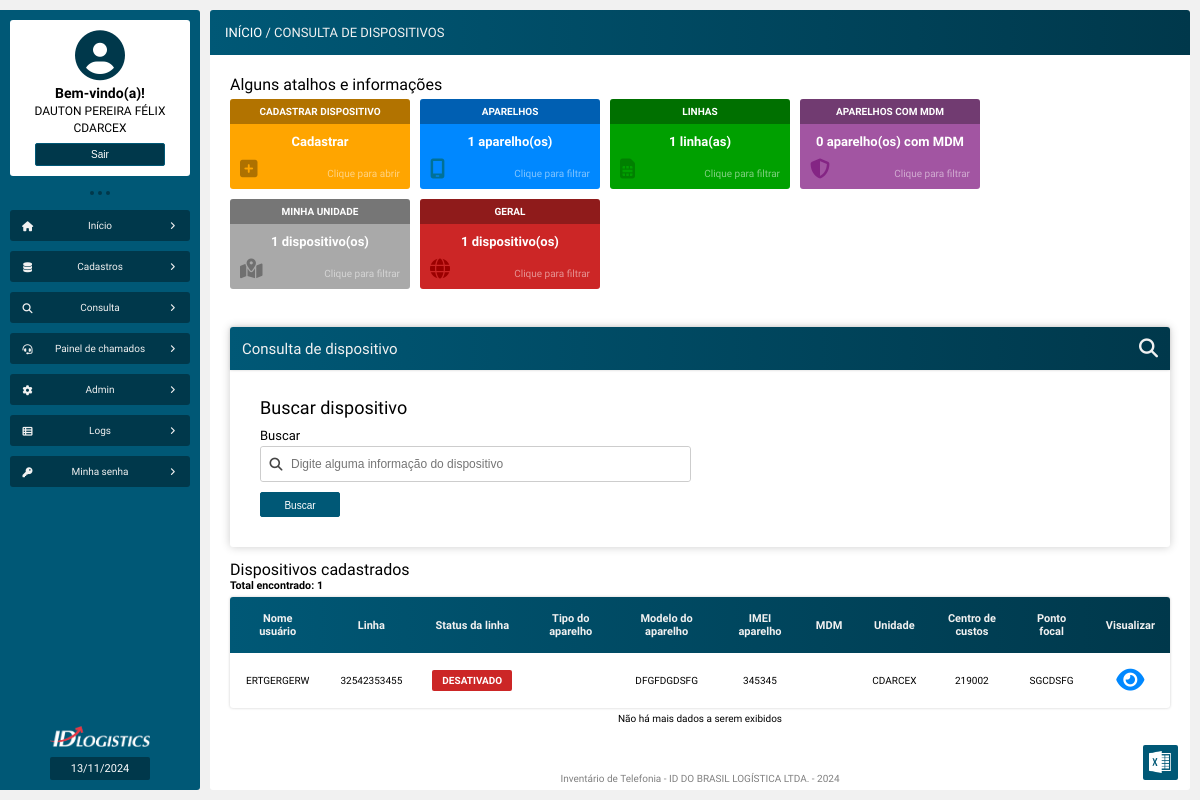
Before: /consulta_dispositivos.php (signed in) with the older database file.
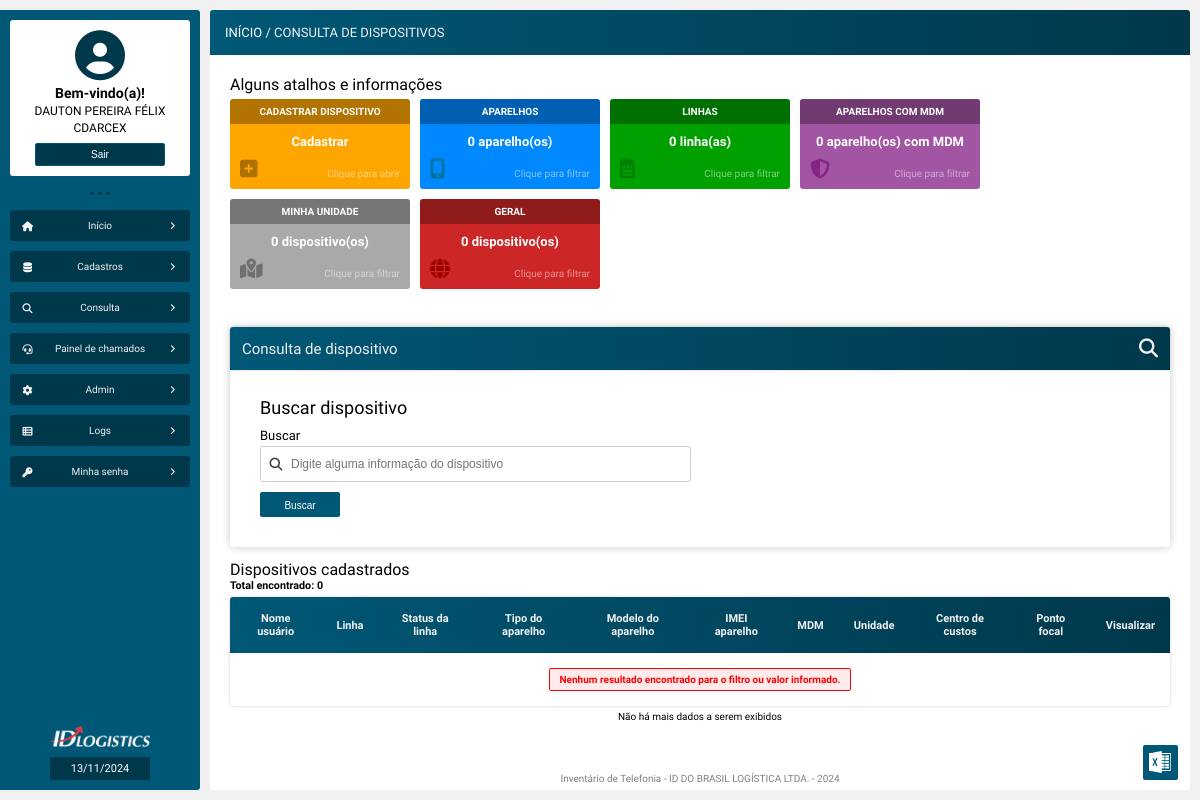
After: the same page with the newer database file.
### tables this page shows
CREATE TABLE `tb_dispositivos` (
  `id` int NOT NULL AUTO_INCREMENT,
  `possui_linha` varchar(45) DEFAULT NULL,
  `linha` varchar(100) DEFAULT NULL,
  `operadora` varchar(100) DEFAULT NULL,
  `servico` varchar(100) DEFAULT NULL,
  `perfil` varchar(100) DEFAULT NULL,
  `status` varchar(100) DEFAULT NULL,
  `data_ativacao` varchar(100) DEFAULT NULL,
  `sim_card` varchar(100) DEFAULT NULL,
  `possui_aparelho` varchar(45) DEFAULT NULL,
  `tipo_aparelho` varchar(45) DEFAULT NULL,
  `marca_aparelho` varchar(100) DEFAULT NULL,
  `modelo_aparelho` varchar(100) DEFAULT NULL,
  `imei_aparelho` varchar(100) DEFAULT NULL,
  `gestao_mdm` varchar(100) DEFAULT NULL,
  `unidade` varchar(100) DEFAULT NULL,
  `centro_custo` varchar(100) DEFAULT NULL,
  `uf` varchar(10) DEFAULT NULL,
  `canal` varchar(100) DEFAULT NULL,
  `ponto_focal` varchar(100) DEFAULT NULL,
  `gestor` varchar(100) DEFAULT NULL,
  `possui_usuario` varchar(45) DEFAULT NULL,
  `nome` varchar(100) DEFAULT NULL,
  `matricula` varchar(100) DEFAULT NULL,
  `email` varchar(100) DEFAULT NULL,
  `funcao` varchar(100) DEFAULT NULL,
  PRIMARY KEY (`id`),
  FULLTEXT KEY `linha` (`linha`,`operadora`,`servico`,`perfil`,`status`,`sim_card`,`marca_aparelho`,`modelo_aparelho`,`imei_aparelho`,`unidade`,`centro_custo`,`uf`,`ponto_focal`,`gestor`,`nome`,`matricula`),
  FULLTEXT KEY `busca` (`linha`,`operadora`,`status`,`tipo_aparelho`,`marca_aparelho`,`modelo_aparelho`,`imei_aparelho`,`unidade`,`centro_custo`,`canal`,`ponto_focal`,`gestor`,`nome`,`matricula`,`email`,`funcao`)
);

### src/model/Telefonia.php (called while the page is built, shortened)
<?php
class Telefonia
{
    private PDO $pdo;
    public function __construct(PDO $pdo)
    {
        $this->pdo = $pdo;
    }
    public function exibeDispositivos(): array
    {
        $sql = "SELECT * FROM tb_dispositivos ORDER BY ponto_focal DESC";
        $stmt = $this->pdo->prepare($sql);
        $stmt->execute();
        $resultado = $stmt->fetchAll(PDO::FETCH_ASSOC);
        return $resultado;
    }
    public function contagemDispositivos(): int
    {
        $sql = "SELECT COUNT(*) FROM tb_dispositivos";
        $stmt = $this->pdo->prepare($sql);
        $stmt->execute();
        $resultado = $stmt->fetchColumn();
        return $resultado;
    }
    public function contagemLinhas(): int
    {
        $sql = "SELECT COUNT(*) FROM tb_dispositivos WHERE linha != ''";
        $stmt = $this->pdo->prepare($sql);
        $stmt->execute();
        $resultado = $stmt->fetchColumn();
        return $resultado;
    }
    public function contagemAparelhos(): int
    {
        $sql = "SELECT COUNT(*) FROM tb_dispositivos WHERE marca_aparelho != ''";
        $stmt = $this->pdo->prepare($sql);
        $stmt->execute();
        $resultado = $stmt->fetchColumn();
        return $resultado;
    }
    public function contagemMinhaUnidade() : int
    {
        $sql = "SELECT COUNT(*) FROM tb_dispositivos WHERE unidade = ? ";
        $stmt = $this->pdo->prepare($sql);
        $stmt->bindValue(1, $_SESSION['unidade']);
        $stmt->execute();
        $resultado = $stmt->fetchColumn();
        return $resultado;
    }
}

### consulta_dispositivos.php (the view, shortened to what the changed rows need)
<?php
require_once "src/config/conexao_bd.php";
if(empty($_SERVER['QUERY_STRING']) || $_SERVER['QUERY_STRING'] === 'busca=' || $_SERVER['QUERY_STRING'] === 'dispositivo=atualizado' || $_SERVER['QUERY_STRING'] === 'dispositivo=cadastrado' || $_SERVER['QUERY_STRING'] === 'dispositivo=excluido') {
    $titulo_tabela_filtrada = "Dispositivos cadastrados";
    $dispositivo = new Telefonia($pdo);
    $exibeDispositivos = $dispositivo->exibeDispositivos();
}
elseif (($_SERVER['QUERY_STRING'] ?? '') === 'linhas') {
    $titulo_tabela_filtrada = "Linhas cadastradas";
    $caminho_extracao = "linhas";
    $dispositivo = new Telefonia($pdo);
    $exibeDispositivos = $dispositivo->exibeLinhas();
} elseif(($_SERVER['QUERY_STRING'] ?? '') === 'aparelhos') {
    $titulo_tabela_filtrada = "Aparelhos cadastrados";
    $caminho_extracao = "aparelhos";
    $dispositivo = new Telefonia($pdo);
    $exibeDispositivos = $dispositivo->exibeAparelhos();
} elseif(($_SERVER['QUERY_STRING'] ?? '') === 'mdm') {
    $titulo_tabela_filtrada = "Aparelhos com MDM";
    $caminho_extracao = "mdm";
    $dispositivo = new Telefonia($pdo);
    $exibeDispositivos = $dispositivo->exibeComMDM();
} elseif(($_SERVER['QUERY_STRING'] ?? '') === 'minha_unidade') {
    $titulo_tabela_filtrada = "Aparelhos da minha unidade";
    $caminho_extracao = "minha_unidade";
    $dispositivo = new Telefonia($pdo);
    $exibeDispositivos = $dispositivo->exibeDispositivosMinhaUnidade();
} elseif(($_SERVER['QUERY_STRING'] ?? '') !== 'mdm' && ($_SERVER['QUERY_STRING'] ?? '') !== 'linha' && ($_SERVER['QUERY_STRING'] ?? '') !== 'aparelho' && ($_SERVER['QUERY_STRING'] ?? '') !== '') {
    $titulo_tabela_filtrada = 'Resultado da busca';
    $caminho_extracao = "extrair_tudo";
    $dispositivo = new Telefonia($pdo);
    $exibeDispositivos = $dispositivo->buscaDispositivo($_GET['busca']);
}
$linha = new Telefonia($pdo);
$totalLinhas = $linha->contagemLinhas();
$aparelho = new Telefonia($pdo);
$totalAparelhos = $aparelho->contagemAparelhos();
$dispositivos = new Telefonia($pdo);
$totalDispositivos = $dispositivos->contagemDispositivos();
$dispositivos = new Telefonia($pdo);
$totalMinhaUnidade = $dispositivos->contagemMinhaUnidade();
?>
<!DOCTYPE html>
<html>
<head>
    <?php
    require_once "src/views/layout/head.php";
    ?>
</head>
<body>
    <main class="corpo">
        <section class="principal">
            <article class="conteudo">
                <section class="conteudo-center">
                    <article class="conteudo-center-boxs">
                        <div class="conteudo-center-box-01">
                            <h1>Alguns atalhos e informações</h1>
                            <a href="consulta_dispositivos.php?aparelhos">
                                <div>
                                    <div id="box-infos-azul">
                                        <span>
                                            <h4>APARELHOS</h4>
                                        </span>
                                        <h3><?= $totalAparelhos ?> aparelho(os)</h3>
                                        <i class="fa-solid fa-mobile-screen"></i>
                                        <p class="texto-filtro">Clique para filtrar</p>
                                    </div>
                                </div>
                            </a>
                            <a href="consulta_dispositivos.php?linhas">
                                <div>
                                    <div id="box-infos-verde">
                                        <span>
                                            <h4>LINHAS</h4>
                                        </span>
                                        <h3><?= $totalLinhas ?> linha(as)</h3>
                                        <i class="fa-solid fa-sim-card"></i>
                                        <p class="texto-filtro">Clique para filtrar</p>
                                    </div>
                                </div>
                            </a>
                            <a href="consulta_dispositivos.php?minha_unidade">
                                <div>
                                    <div id="box-infos-cinza">
                                        <span>
                                            <h4>MINHA UNIDADE</h4>
                                        </span>
                                        <h3><?= $totalMinhaUnidade; ?> dispositivo(os)</h3>
                                        <i class="fa-solid fa-map-location-dot"></i>
                                        <p class="texto-filtro">Clique para filtrar</p>
                                    </div>
                                </div>
                            </a>
                            <a href="consulta_dispositivos.php">
                                <div>
                                    <div id="box-infos-vermelha">
                                        <span>
                                            <h4>GERAL</h4>
                                        </span>
                                        <h3><?= $totalDispositivos; ?> dispositivo(os)</h3>
                                        <i class="fa-solid fa-globe"></i>
                                        <p class="texto-filtro">Clique para filtrar</p>
                                    </div>
                                </div>
                            </a>
                        </div>
                        <div>
                            <form method="get" action="consulta_dispositivos.php">
                                <header id="form-cabecalho">
                                    <h1>Consulta de dispositivo</h1>
                                </header>
                                <h2>Buscar dispositivo</h2>
                            </form>
                        </div>
                        <div>
                            <h1><?= $titulo_tabela_filtrada ?>
                            <h6>Total encontrado: <?= count($exibeDispositivos) ?></h6>
                            <table>
                                <thead>
                                    <tr>
                                        <td>Nome usuário</td>
                                        <td>Linha</td>
                                        <td>Status da linha</td>
                                        <td>Tipo do aparelho</td>
                                        <td>Modelo do aparelho</td>
                                        <td>IMEI aparelho</td>
                                        <td>MDM</td>
                                        <td>Unidade</td>
                                        <td>Centro de custos</td>
                                        <td>Ponto focal</td>
                                        <td>Visualizar</td>
                                    </tr>
                                </thead>
                                <tbody>
                                    <?php if(count($exibeDispositivos) > 0): ?>
                                        <?php foreach($exibeDispositivos as $dispositivo): ?>
                                            <tr>
                                                <td><?= htmlentities($dispositivo['nome']) ?></td>
                                                <td><?= htmlentities($dispositivo['linha']) ?></td>
                                                <td id="Status"><p><?= htmlentities($dispositivo['status']) ?></p></td>
                                                <td><?= htmlentities($dispositivo['tipo_aparelho']) ?></td>
                                                <td><?= htmlentities($dispositivo['modelo_aparelho']) ?></td>
                                                <td><?= htmlentities($dispositivo['imei_aparelho']) ?></td>
                                                <td><?= htmlentities($dispositivo['gestao_mdm']) ?></td>
                                                <td><?= htmlentities($dispositivo['unidade']) ?></td>
                                                <td><?= htmlentities($dispositivo['centro_custo']) ?></td>
                                                <td><?= htmlentities($dispositivo['ponto_focal']) ?></td>
                                                <td id="status">
                                                    <a href="visualiza_dispositivo.php?id=<?= $dispositivo['id'] ?>"><i class="fa-solid fa-eye"></i></a>
                                                </td>
                                            </tr>
                                        <?php endforeach; ?>
                                    <?php else: ?>
                                        <tr>
                                            <td colspan="11"><p id="nenhum_resultado_encontrado">Nenhum resultado encontrado para o filtro ou valor informado.</p></td>
                                        </tr>
                                    <?php endif; ?>
                                </tbody>
                            </table>
                            <p>Não há mais dados a serem exibidos</p>
                        </div>
                    </article>
                </section>
            </article>
        </section>
    </main>
</body>
</html>

Changed rows visible on the page:
removed tb_dispositivos: nome "ERTGERGERW", linha "32542353455", status "DESATIVADO", modelo_aparelho "DFGFDGDSFG", imei_aparelho "345345", unidade "CDARCEX", centro_custo "219002", ponto_focal "SGCDSFG"
Other visible differences:
$totalAparelhos: "1" → "0"
$totalLinhas: "1" → "0"
$totalMinhaUnidade: "1" → "0"
$totalDispositivos: "1" → "0"
count($exibeDispositivos): "1" → "0"
text now shown: "Nenhum resultado encontrado para o filtro ou valor informado."
